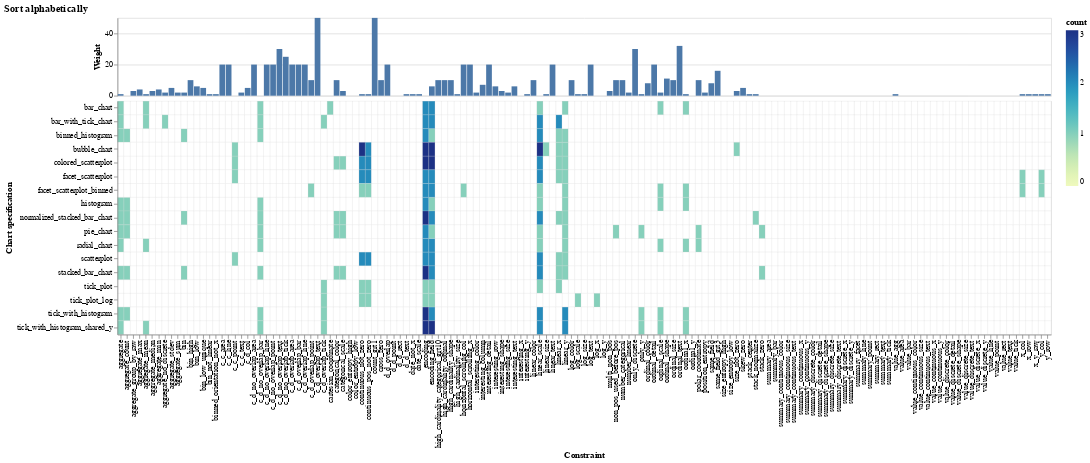

Write notebook code for a chart like this one.
### Markdown cell above
### Visualizing Debug Data

The `chart_preferences` dataframe generated by `DracoDebug` can be visualized using `DracoDebugPlotter`. Custom plot configurations can be passed to `DracoDebugPlotter.create_chart` to customize the produced visualization.

### Code cell
plotter = DracoDebugPlotter(debugger.chart_preferences)
# Creates a chart using the default config (alphabetical sort)
plotter.create_chart()

### Figure 1 — Vega-Lite specification as saved in the notebook (floating-point values rounded to 4 significant figures; data arrays with more than 128 entries replaced by an {"elided": "..."} marker saying what was removed)
{"config": {"view": {"continuousWidth": 300, "continuousHeight": 300}}, "vconcat": [{"mark": {"type": "bar"}, "encoding": {"tooltip": [{"field": "pref_name", "type": "nominal"}, {"field": "weight", "type": "quantitative"}], "x": {"axis": null, "field": "pref_name", "sort": "ascending", "type": "nominal"}, "y": {"aggregate": "min", "field": "weight", "title": "Weight", "type": "quantitative"}}, "height": 100.0, "width": 1200}, {"mark": {"type": "rect", "stroke": "lightgray", "strokeWidth": 0.25}, "encoding": {"color": {"condition": {"test": "(datum.count === 0)", "value": "white"}, "field": "count", "legend": {"labelExpr": "datum.value == ceil(datum.value) ? datum.value : ''"}, "type": "quantitative"}, "tooltip": [{"field": "chart_name", "type": "nominal"}, {"field": "pref_name", "type": "nominal"}, {"field": "pref_description", "type": "nominal"}, {"field": "count", "type": "quantitative"}, {"field": "weight", "type": "quantitative"}], "x": {"field": "pref_name", "sort": "ascending", "title": "Constraint", "type": "nominal"}, "y": {"field": "chart_name", "sort": "ascending", "title": "Chart specification", "type": "nominal"}}, "height": 300.0, "width": 1200}], "data": {"name": "data-29ad6e5eed5c067ffa343b7276ac0ac3"}, "spacing": 0, "title": "Sort alphabetically", "$schema": "https://vega.github.io/schema/vega-lite/v5.8.0.json", "datasets": {"data-29ad6e5eed5c067ffa343b7276ac0ac3": {"elided": "2499 records"}}}
